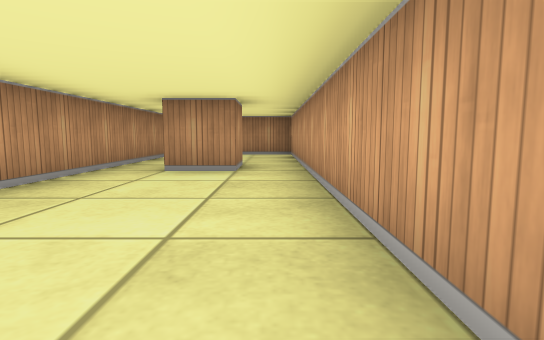
[1] (above)

15 first-person views from a walk through a cub3D maze. The camera is about half as high as the walls, tilts 6° down and sees 80° across. The floor is counted in squares. Each view is taken from the middle of a square. On the plan, view 1 faces up. The plan holds only what a view shows up to about 9 squares ahead; the rest is blank.

[2]
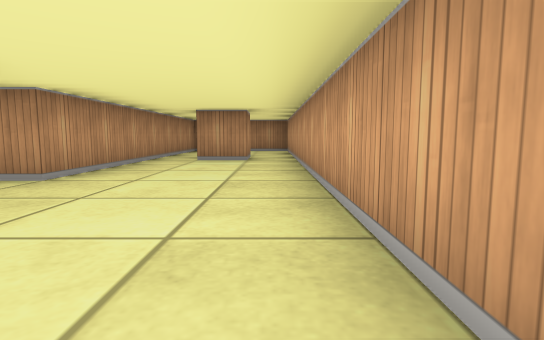

[3]
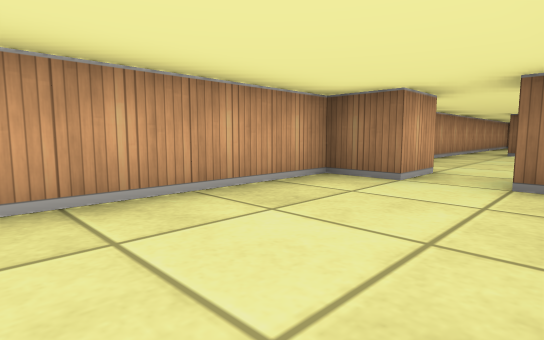

[4]
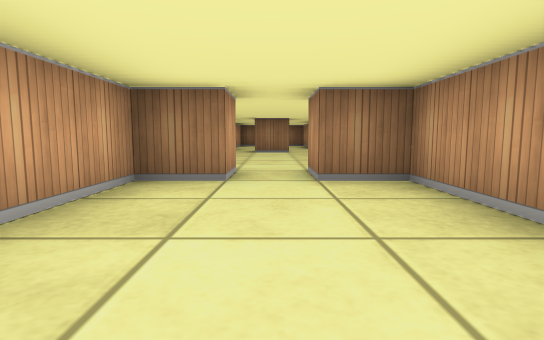

[5]
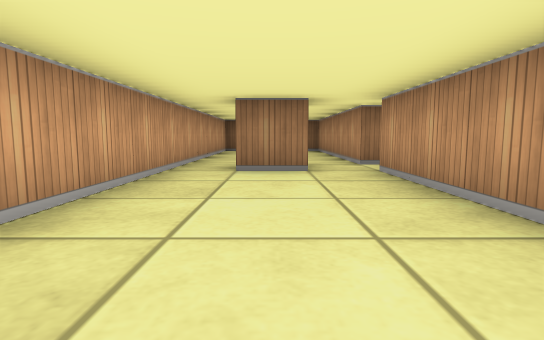

[6]
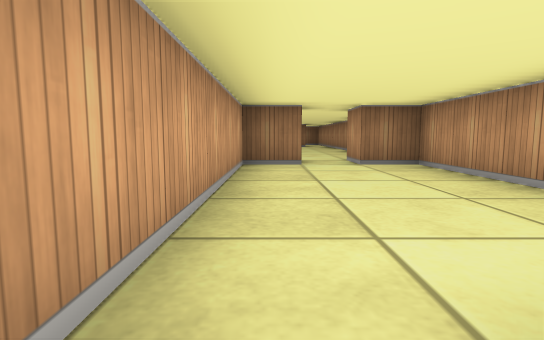

[7]
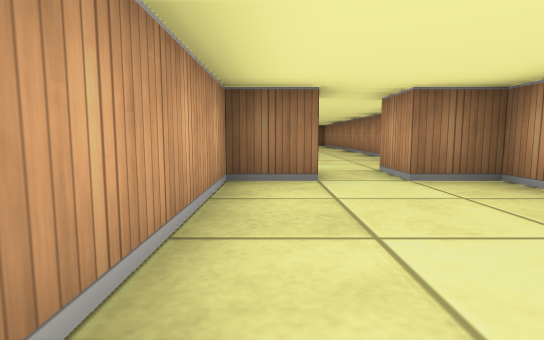

[8]
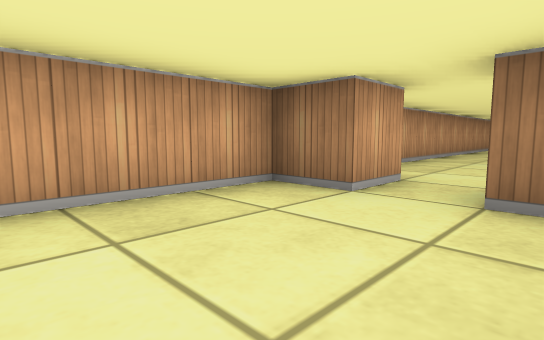

[9]
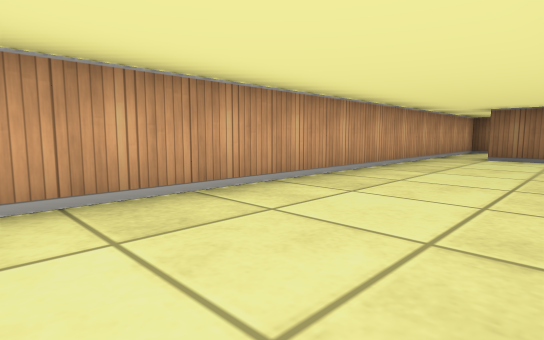

[10]
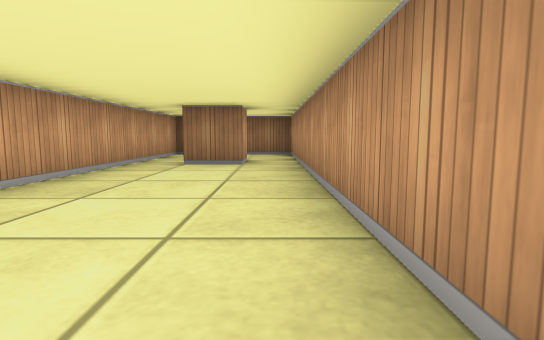

[11]
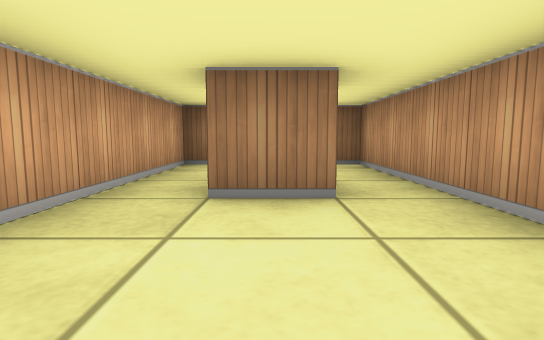

[12]
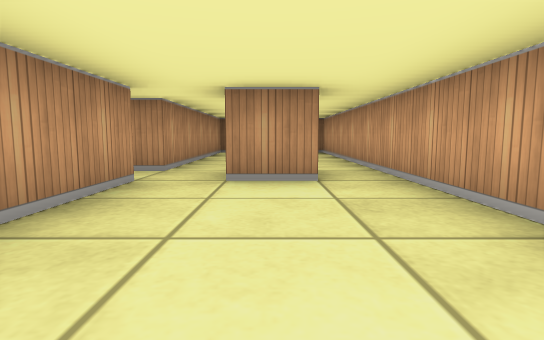

[13]
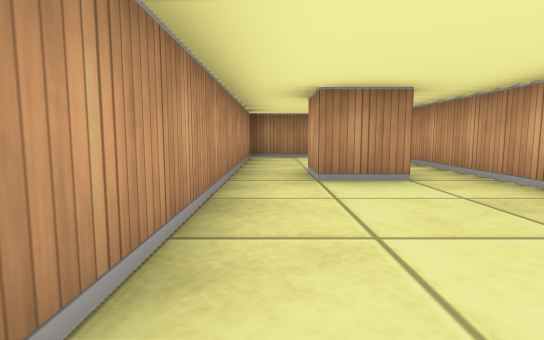

[14]
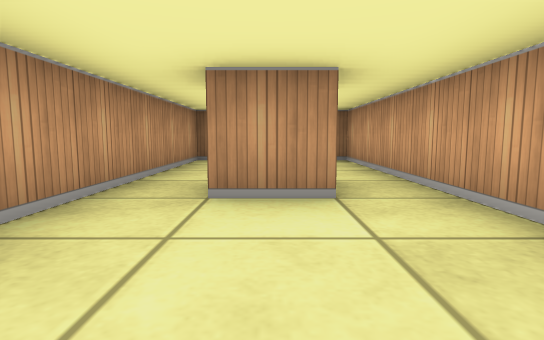

[15]
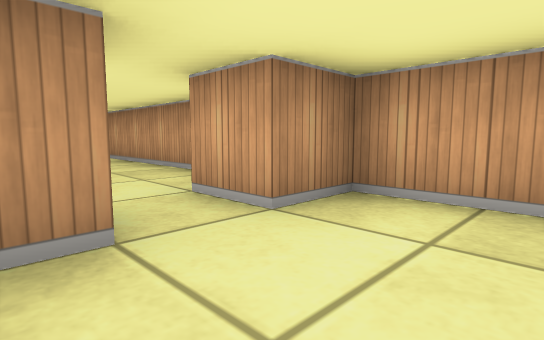

### Floor plan
Ten units are one square. View 1 is at (0, 0); x grows to the right and y downward. Boxes are objects, and circles mark ways between rooms. Rooms are numbered by the first view taken in them; rooms with no view inside come last. Other rooms are left out.
<svg viewBox="-35 -90 45 360">
<path fill="none" stroke="#000" d="M-5 -55 -5 -45 -15 -45 -15 -55M-25 8 -25 25 -15 25 -15 35M-5 35 -5 25 5 25 5 -85 -25 -85 -25 -15 -30 -15M-4 95 -15 95M-25 95 -25 145 -15 145 -15 155M-16 85 -5 85M-5 156 -5 145 5 145 5 35 -5 35M-25 40 -25 85 -30 85M-15 35 -20 35M-25 185 -25 265 5 265 5 161M-15 244 -15 235 -5 235"/>
<circle cx="-10" cy="30" r="3" fill="#2a7"/>
<circle cx="-10" cy="150" r="3" fill="#2a7"/>
<text x="-10" y="-30">1</text>
<text x="-10" y="100">2</text>
<text x="-10" y="210">3</text>
</svg>
Room 1 opens to room 2. Room 2 opens to room 3.

Where each view was taken, in squares from view 1:
view 1: 0 up, 0 right, facing up
view 2: 2 down, 0 right, facing up
view 3: 1 up, 2 left, facing down-right
view 4: 1 up, 1 left, facing down
view 5: 4 down, 1 left, facing down
view 6: 9 down, 0 right, facing down
view 7: 11 down, 0 right, facing down
view 8: 12 down, 2 left, facing down-right
view 9: 16 down, 2 left, facing down-right
view 10: 18 down, 2 left, facing down
view 11: 21 down, 1 left, facing down
view 12: 13 down, 1 left, facing up
view 13: 1 up, 2 left, facing up
view 14: 2 up, 1 left, facing up
view 15: 5 down, 2 left, facing up-right
